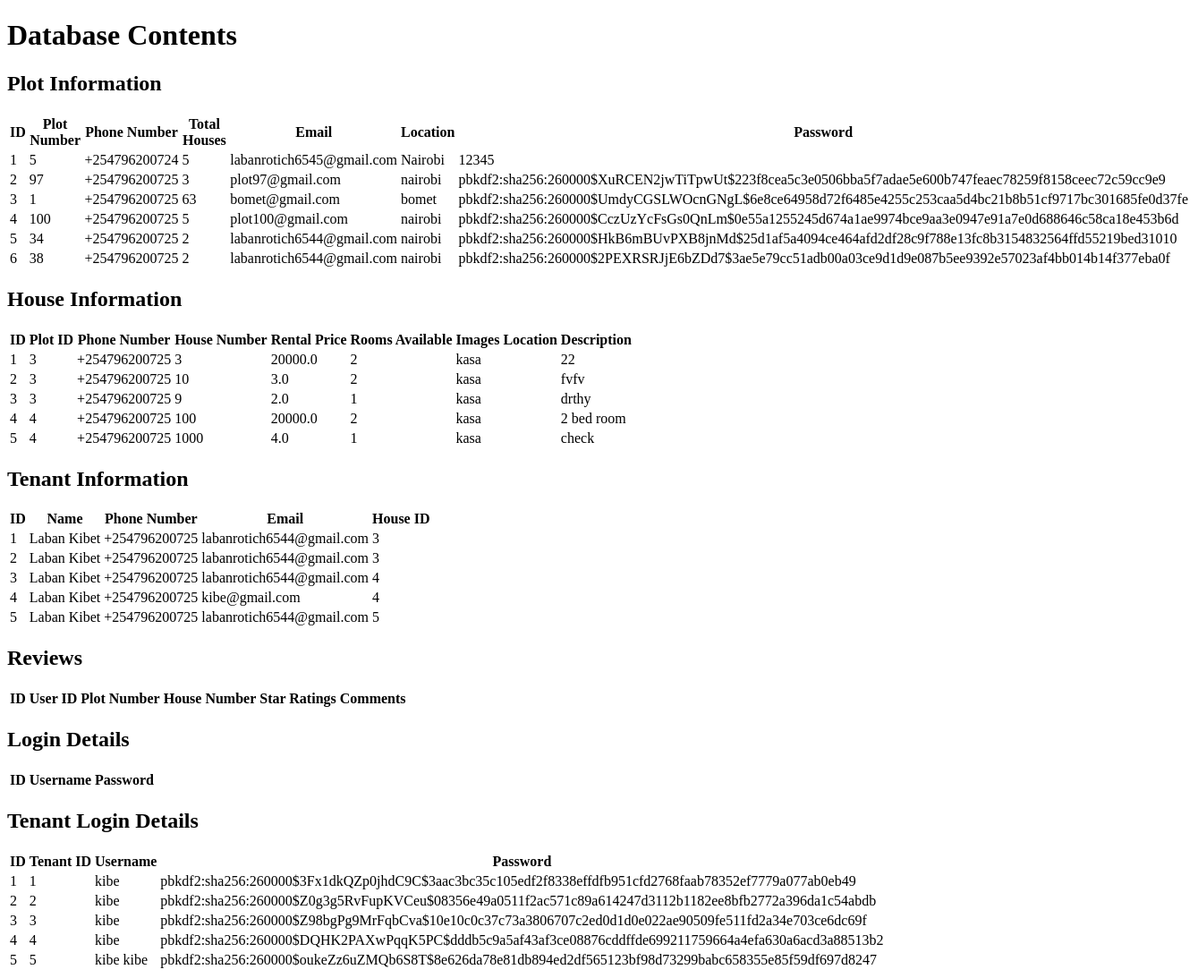
The app's page /view_database, older data.
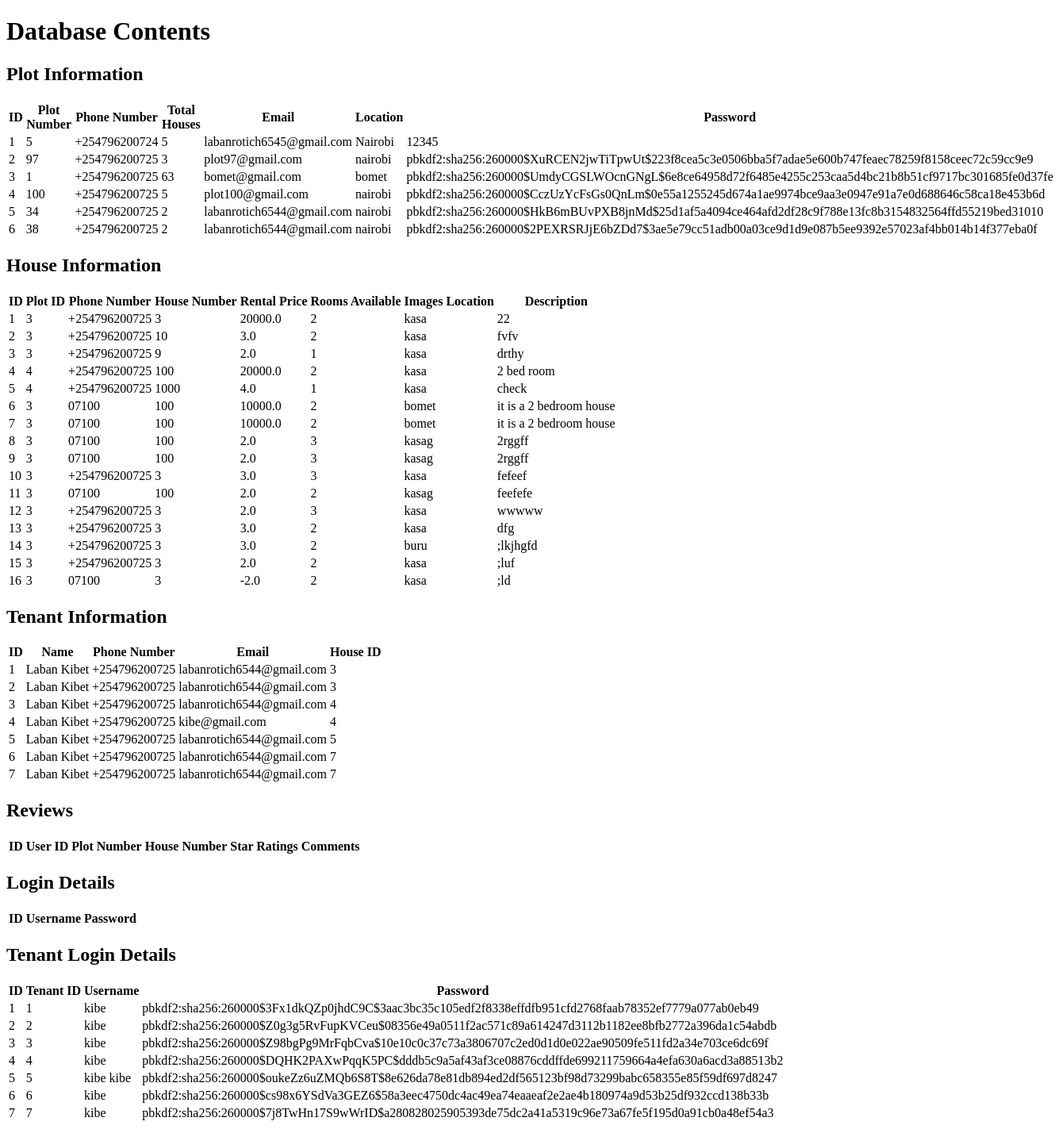
The same page, newer data.
### app/models.py (models this page shows, shortened)
class PlotInformation(Base):
    __tablename__ = 'plot_information'
    id = Column(Integer, primary_key=True)
    plot_number = Column(String(50), nullable=False)
    phone_number = Column(String(50), nullable=False)
    total_houses = Column(Integer, nullable=False)
    email = Column(String(100), nullable=False)
    location = Column(String(100), nullable=False)
    password1 = Column(String(100), nullable=False)

class HouseInformation(Base):
    __tablename__ = 'house_information'
    id = Column(Integer, primary_key=True)
    plot_id = Column(Integer, ForeignKey('plot_information.id'), nullable=False)
    phone_number = Column(String(50), nullable=False)
    house_number = Column(String(50), nullable=False)
    rental_price = Column(Float, nullable=False)
    rooms_available = Column(Integer, nullable=False)
    images_location = Column(String(100), nullable=False)
    description = Column(String(200), nullable=False)

class TenantInformation(Base):
    __tablename__ = 'tenant_information'
    id = Column(Integer, primary_key=True)
    name = Column(String(100), nullable=False)
    phone_number = Column(String(50), nullable=False)
    email = Column(String(100), nullable=False)
    house_id = Column(Integer, ForeignKey('house_information.id'), nullable=False)
    login_details = relationship("TenantLoginDetails", uselist=False)

class TenantLoginDetails(Base):
    __tablename__ = 'tenant_login_details'
    id = Column(Integer, primary_key=True)
    tenant_id = Column(Integer, ForeignKey('tenant_information.id'), nullable=False)
    username = Column(String(50), nullable=False)
    password = Column(String(100), nullable=False)

### app/views.py (the view)
@app.route('/view_database')
def view_database():
    plots = db_session.query(PlotInformation).all()
    houses = db_session.query(HouseInformation).all()
    tenants = db_session.query(TenantInformation).all()
    reviews = db_session.query(Reviews).all()
    logins = db_session.query(LoginDetails).all()
    tenant_logins = db_session.query(TenantLoginDetails).all()
    return render_template('view_database.html', plots=plots, houses=houses, tenants=tenants,
                           reviews=reviews, logins=logins, tenant_logins=tenant_logins)

### app/templates/view_database.html (shortened to what this page needs)
<!DOCTYPE html>
<html>
<head>
</head>
<body>
    <h1>Database Contents</h1>
    <h2>Plot Information</h2>
    <table>
        <thead>
            <tr>
                <th>ID</th>
                <th>Plot Number</th>
                <th>Phone Number</th>
                <th>Total Houses</th>
                <th>Email</th>
                <th>Location</th>
                <th>Password</th>
            </tr>
        </thead>
        <tbody>
            {% for plot in plots %}
            <tr>
                <td>{{ plot.id }}</td>
                <td>{{ plot.plot_number }}</td>
                <td>{{ plot.phone_number }}</td>
                <td>{{ plot.total_houses }}</td>
                <td>{{ plot.email }}</td>
                <td>{{ plot.location }}</td>
                <td>{{ plot.password1 }}</td>
            </tr>
            {% endfor %}
        </tbody>
    </table>
    <h2>House Information</h2>
    <table>
        <thead>
            <tr>
                <th>ID</th>
                <th>Plot ID</th>
                <th>Phone Number</th>
                <th>House Number</th>
                <th>Rental Price</th>
                <th>Rooms Available</th>
                <th>Images Location</th>
                <th>Description</th>
            </tr>
        </thead>
        <tbody>
            {% for house in houses %}
            <tr>
                <td>{{ house.id }}</td>
                <td>{{ house.plot_id }}</td>
                <td>{{ house.phone_number }}</td>
                <td>{{ house.house_number }}</td>
                <td>{{ house.rental_price }}</td>
                <td>{{ house.rooms_available }}</td>
                <td>{{ house.images_location }}</td>
                <td>{{ house.description }}</td>
            </tr>
            {% endfor %}
        </tbody>
    </table>
    <h2>Tenant Information</h2>
    <table>
        <thead>
            <tr>
                <th>ID</th>
                <th>Name</th>
                <th>Phone Number</th>
                <th>Email</th>
                <th>House ID</th>
            </tr>
        </thead>
        <tbody>
            {% for tenant in tenants %}
            <tr>
                <td>{{ tenant.id }}</td>
                <td>{{ tenant.name }}</td>
                <td>{{ tenant.phone_number }}</td>
                <td>{{ tenant.email }}</td>
                <td>{{ tenant.house_id }}</td>
            </tr>
            {% endfor %}
        </tbody>
    </table>
    <h2>Reviews</h2>
    <table>
        <thead>
            <tr>
                <th>ID</th>
                <th>User ID</th>
                <th>Plot Number</th>
                <th>House Number</th>
                <th>Star Ratings</th>
                <th>Comments</th>
            </tr>
        </thead>
    </table>
    <h2>Login Details</h2>
    <table>
        <thead>
            <tr>
                <th>ID</th>
                <th>Username</th>
                <th>Password</th>
            </tr>
        </thead>
    </table>
    <h2>Tenant Login Details</h2>
    <table>
        <thead>
            <tr>
                <th>ID</th>
                <th>Tenant ID</th>
                <th>Username</th>
                <th>Password</th>
            </tr>
        </thead>
        <tbody>
            {% for tenant_login in tenant_logins %}
            <tr>
                <td>{{ tenant_login.id }}</td>
                <td>{{ tenant_login.tenant_id }}</td>
                <td>{{ tenant_login.username }}</td>
                <td>{{ tenant_login.password }}</td>
            </tr>
            {% endfor %}
        </tbody>
    </table>
</body>
</html>

Row changes from the older to the newer data that the page shows:
added HouseInformation: id "6", plot_id "3", phone_number "07100", house_number "100", rental_price "10000.0", rooms_available "2", images_location "bomet", description "it is a 2 bedroom house"
added HouseInformation: id "7", plot_id "3", phone_number "07100", house_number "100", rental_price "10000.0", rooms_available "2", images_location "bomet", description "it is a 2 bedroom house"
added HouseInformation: id "8", plot_id "3", phone_number "07100", house_number "100", rental_price "2.0", rooms_available "3", images_location "kasag", description "2rggff"
added HouseInformation: id "9", plot_id "3", phone_number "07100", house_number "100", rental_price "2.0", rooms_available "3", images_location "kasag", description "2rggff"
added HouseInformation: id "10", plot_id "3", phone_number "+254796200725", house_number "3", rental_price "3.0", rooms_available "3", images_location "kasa", description "fefeef"
added HouseInformation: id "11", plot_id "3", phone_number "07100", house_number "100", rental_price "2.0", rooms_available "2", images_location "kasag", description "feefefe"
added HouseInformation: id "12", plot_id "3", phone_number "+254796200725", house_number "3", rental_price "2.0", rooms_available "3", images_location "kasa", description "wwwww"
added HouseInformation: id "13", plot_id "3", phone_number "+254796200725", house_number "3", rental_price "3.0", rooms_available "2", images_location "kasa", description "dfg"
added HouseInformation: id "14", plot_id "3", phone_number "+254796200725", house_number "3", rental_price "3.0", rooms_available "2", images_location "buru", description ";lkjhgfd"
added HouseInformation: id "15", plot_id "3", phone_number "+254796200725", house_number "3", rental_price "2.0", rooms_available "2", images_location "kasa", description ";luf"
added HouseInformation: id "16", plot_id "3", phone_number "07100", house_number "3", rental_price "-2.0", rooms_available "2", images_location "kasa", description ";ld"
added TenantInformation: id "6", name "Laban Kibet", phone_number "+254796200725", email "labanrotich6544@gmail.com", house_id "7"
added TenantInformation: id "7", name "Laban Kibet", phone_number "+254796200725", email "labanrotich6544@gmail.com", house_id "7"
added TenantLoginDetails: id "6", tenant_id "6", username "kibe", password "pbkdf2:sha256:260000$cs98x6YSdVa3GEZ6$58a3eec4750dc4ac49ea74eaaeaf2e2ae4b180974a9d53b25df932ccd138b33b"
added TenantLoginDetails: id "7", tenant_id "7", username "kibe", password "pbkdf2:sha256:260000$7j8TwHn17S9wWrID$a280828025905393de75dc2a41a5319c96e73a67fe5f195d0a91cb0a48ef54a3"
